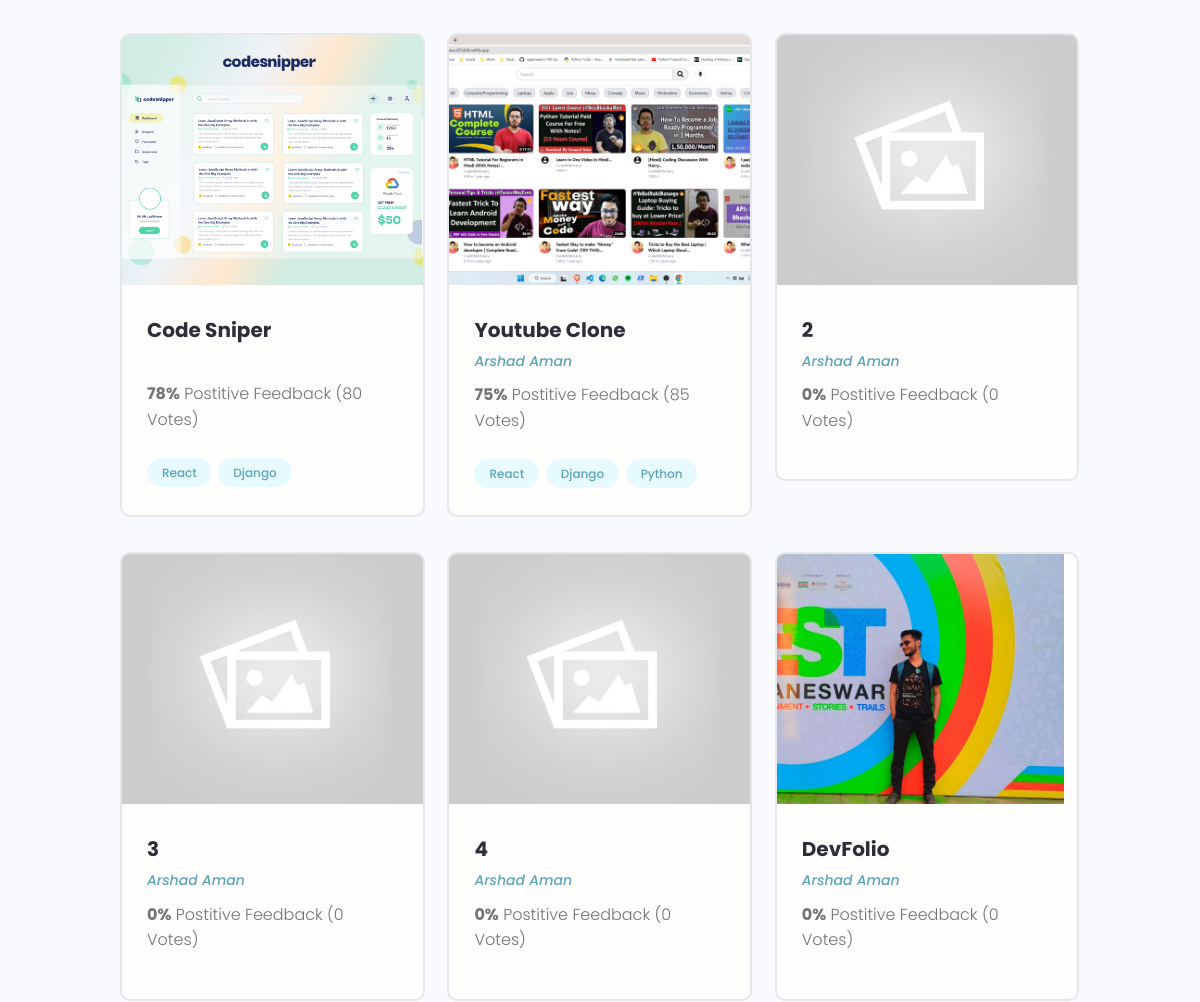
The app's page /projects/ (middle part), older data.
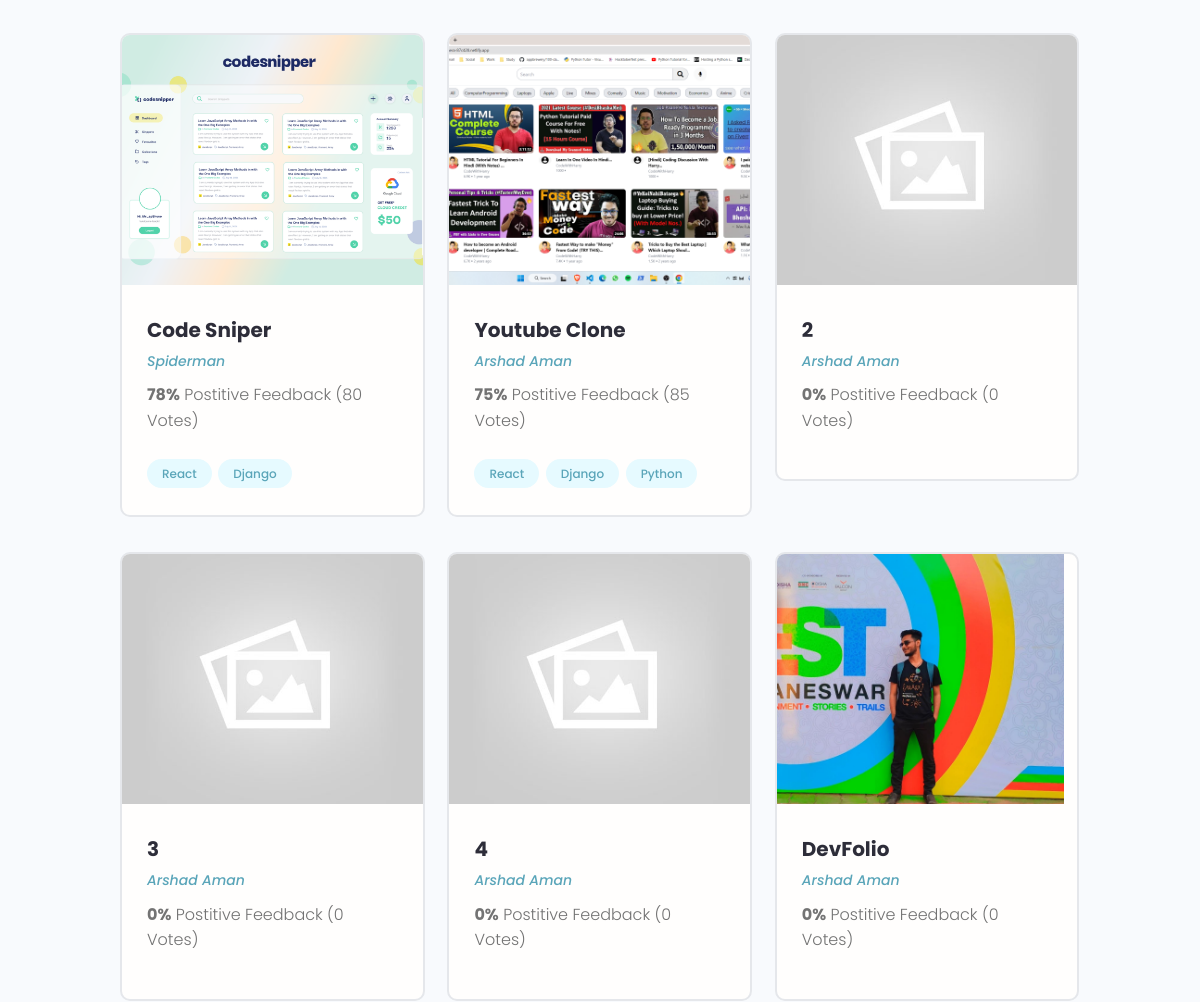
The same page, newer data.
### projects/models.py (models this page shows, shortened)
class Project(models.Model):
    owner = models.ForeignKey(Profile, null=True, blank=True, on_delete=models.CASCADE)
    title = models.CharField(max_length=200)
    desc = models.TextField(null= True, blank=True)
    featured_image = models.ImageField(null=True, blank = True, default = "default.jpg")
    demo_link = models.CharField(max_length=2000, blank=True, null=True)
    source_link = models.CharField(max_length=2000, blank=True, null=True)
    tags = models.ManyToManyField('Tag', blank=True)
    vote_total = models.IntegerField(default=0, null=True, blank=True)
    vote_ratio = models.IntegerField(default=0, null=True, blank=True)
    created = models.DateTimeField(auto_now_add=True)
    id = models.UUIDField(default=uuid.uuid4, unique=True, primary_key=True, editable=False)
    class Meta:
        ordering = ['-vote_ratio', '-vote_total', 'title']

### users/models.py (models this page shows, shortened)
class Profile(models.Model):
    user = models.OneToOneField(User, on_delete=models.CASCADE, null=True, blank=True)
    name = models.CharField(max_length=200, blank=True, null=True)
    username = models.CharField(max_length=200, blank=True, null=True, unique=True)
    location = models.CharField(max_length=200, blank=True, null=True)
    email = models.EmailField(max_length=500, blank=True, null=True)
    short_intro = models.CharField(max_length=200, blank=True, null=True)
    bio = models.TextField(blank=True, null=True)
    profile_image = models.ImageField(blank=True, null=True, upload_to = 'profiles/', default= 'profiles/user-default.png')
    social_github = models.CharField(max_length=200, blank=True, null=True)
    social_twitter = models.CharField(max_length=200, blank=True, null=True)
    social_instagram = models.CharField(max_length=200, blank=True, null=True)
    social_website = models.CharField(max_length=200, blank=True, null=True)
    social_linkedin = models.CharField(max_length=200, blank=True, null=True)
    id = models.UUIDField(default=uuid.uuid4, unique=True, primary_key=True, editable=False)
    created = models.DateTimeField(auto_now_add=True)

### projects/views.py (the view)
# urls.py: path('projects/', views.getProjects.as_view()),
def projects(request):
    projects,search_query = searchProject(request)
    custom_range, projects = paginate(request, projects, 10)
    context = {'projects': projects, 'search_query': search_query,'custom_range':custom_range}
    return render(request, 'projects/projects.html', context)

### projects/models.py (called while the page is built)
    def __str__(self) -> str:
        return self.name

### projects/utils.py (called while the page is built)
def searchProject(request):
    search_query = ''
    if request.GET.get('search_query'):
        search_query = request.GET.get('search_query')
    tags = Tag.objects.filter(name__iexact=search_query)
    owner = Profile.objects.filter(name__icontains=search_query)
    projects = Project.objects.distinct().filter(Q(title__icontains=search_query) | Q(tags__in = tags) | Q(owner__in = owner))
    return projects, search_query

def paginate(request, query_set, results):
    page = request.GET.get('page')
    paginator = Paginator(query_set, results)
    try:
        query_set = paginator.page(page)
    except PageNotAnInteger:
        page = 1
        query_set = paginator.page(page)
    except EmptyPage:
        page = paginator.num_pages
        query_set = paginator.page(page)
    leftRange = int(page) - 4
    if leftRange < 1:
        leftRange = 1
    rightRange = int(page)+5
    if rightRange > paginator.num_pages:
        rightRange = paginator.num_pages+1
    custom_range = range(leftRange, rightRange)
    return custom_range, query_set

### projects/templates/projects/projects.html (shortened to what this page needs)
{% extends 'main.html' %}
{% block content %}
  <main class="projects">
    <section class="projectsList">
      <div class="container">
        <div class="grid grid--three">
        {% if projects.count == 0 %}
          <h1>Sorry We don't have any such project in our database</h1>
        {% else %}
        {% for pro in projects %}
          <div class="column">
            <div class="card project">
              <a href="{% url 'project' pro.id %}" class="project">
                <img class="project__thumbnail" src="{{pro.featured_image.url}}" alt="project thumbnail" />
                <div class="card__body">
                  <h3 class="project__title">{{pro.title}}</h3>
                  <p><a class="project__author" href="{% url 'project' pro.id %}">{{pro.owner.name}}</a></p>
                  <p class="project--rating">
                    <span style="font-weight: bold;">{{pro.vote_ratio}}%</span> Postitive
                    Feedback ({{pro.vote_total}} Vote{{pro.vote_total|pluralize:"s"}})
                  </p>
                  <div class="project__tags">
                    {% for tag in pro.tags.all %}
                    <span class="tag tag--pill tag--main">
                      <small>{{tag}}</small>
                    </span>
                    {% endfor %}
                  </div>
                </div>
              </a>
            </div>
          </div>
          {% endfor %}
          {% endif %}
        </div>
      </div>
    </section>
  </main>
{% endblock %}

Row changes from the older to the newer data that the page shows:
changed Project "Code Sniper": owner.name (not shown) → "Spiderman"
